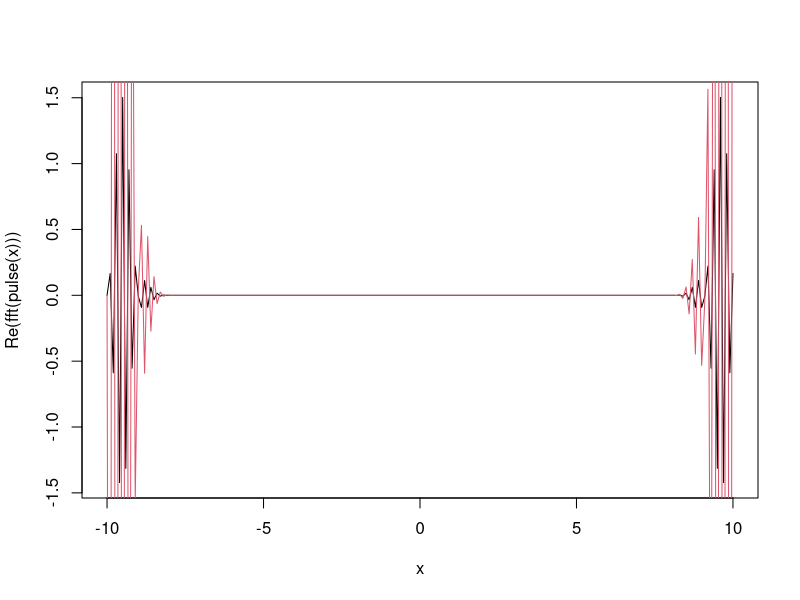
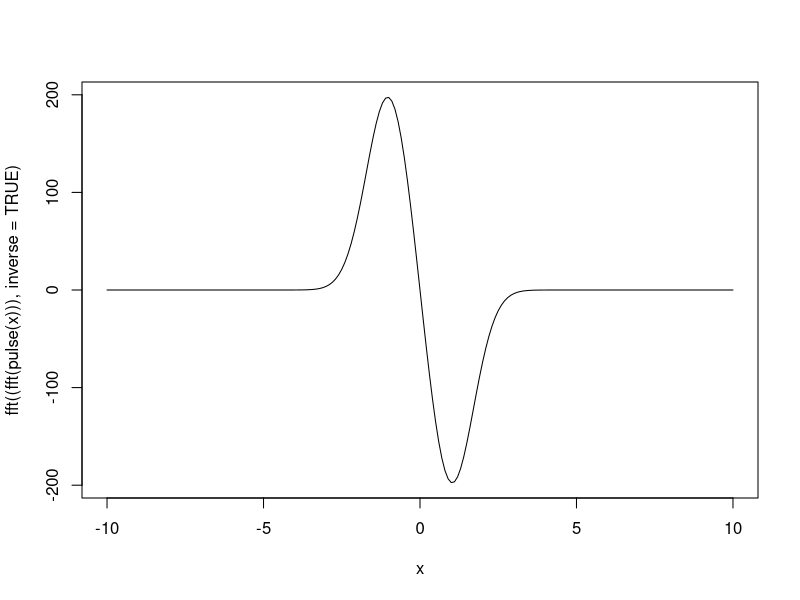
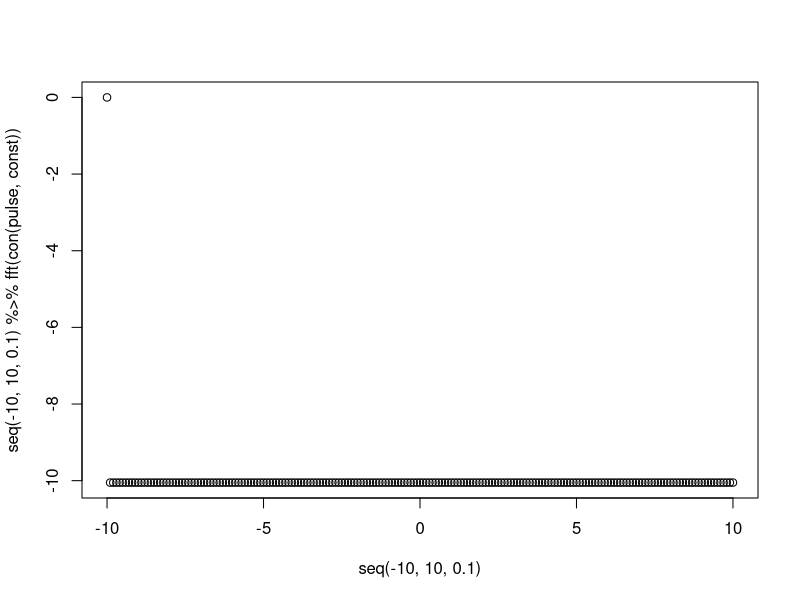
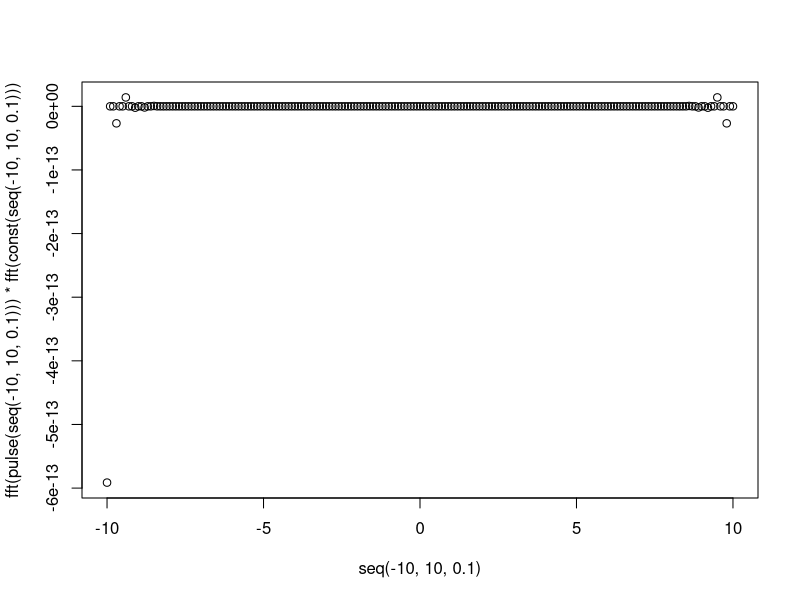

Here is the R script that generated these plots, in order: (Note: this script raises an error after producing the figures.)
library(dplyr)
e <- 2.71828182846
g <- function(x){e^(-(x)^2)}
pulse <- function(x){-g(x-1)+g(x+1)}
seq(-10,10,0.1) %>% 
  (function(x){
      plot( x, Re(fft(pulse(x))), type = "l" )
      lines(x, Im(fft(pulse(x))), col = 2)
  })

seq(-10,10,0.1) %>% 
  (function(x){
    plot( x, fft((fft(pulse(x))), inverse = TRUE), type = "l" )
  })

con.p <- function(f,ft){
  seq(-10,10,0.1) %>% 
    (function(x){
      plot( x, convolve(f(x),ft(x)), type = "l" )
    })
}

con <- function(f,ft){
  (function(x){ convolve(f(x),ft(x))})
}

#example, fail to get inverse because of 0 results
const <- (function(x){rep(1,length(x))})
 
( 
    seq(-10,10,0.1) %>% fft(con(pulse, const) ) 
)/(
    fft(pulse(seq(-10,10,0.1))) * fft(const(seq(-10,10,0.1)))
)


fft( 
    (seq(-10,10,0.1) %>% fft(con(pulse, const) ) )/fft(pulse(seq(-10,10,0.1))) 
, inverse = TRUE )



#looks like inverse but there are many zeros
plot(seq(-10,10,0.1),seq(-10,10,0.1) %>% fft(con(pulse, const) ) )

plot(seq(-10,10,0.1), fft(pulse(seq(-10,10,0.1))) * fft(const(seq(-10,10,0.1))) )
#end example


#used into con.ft maybe usefull
fft.f <- function(f){
  (function(x){fft(f(x))})
}
#get function that f was convoluted with to get r
con.ft <- function(f, r){
  (function(x){
         fft( 
              ( con( fft.f(f), fft.f(r) )(x)/ f(x) )
         , inverse = TRUE)
  })
}


con.ft(gauss,pulse)(domain)


domain <- seq(-10,10,0.1)
gauss <- (function(x){exp(-x^2)})


con.p(pulse, con.ft(gauss,pulse) )(domain) # buena pinta para ft

con.p(con(pulse, con.ft(gauss,pulse) ), pulse)(domain) #pero no hay forma de volver a la gausiana :(
